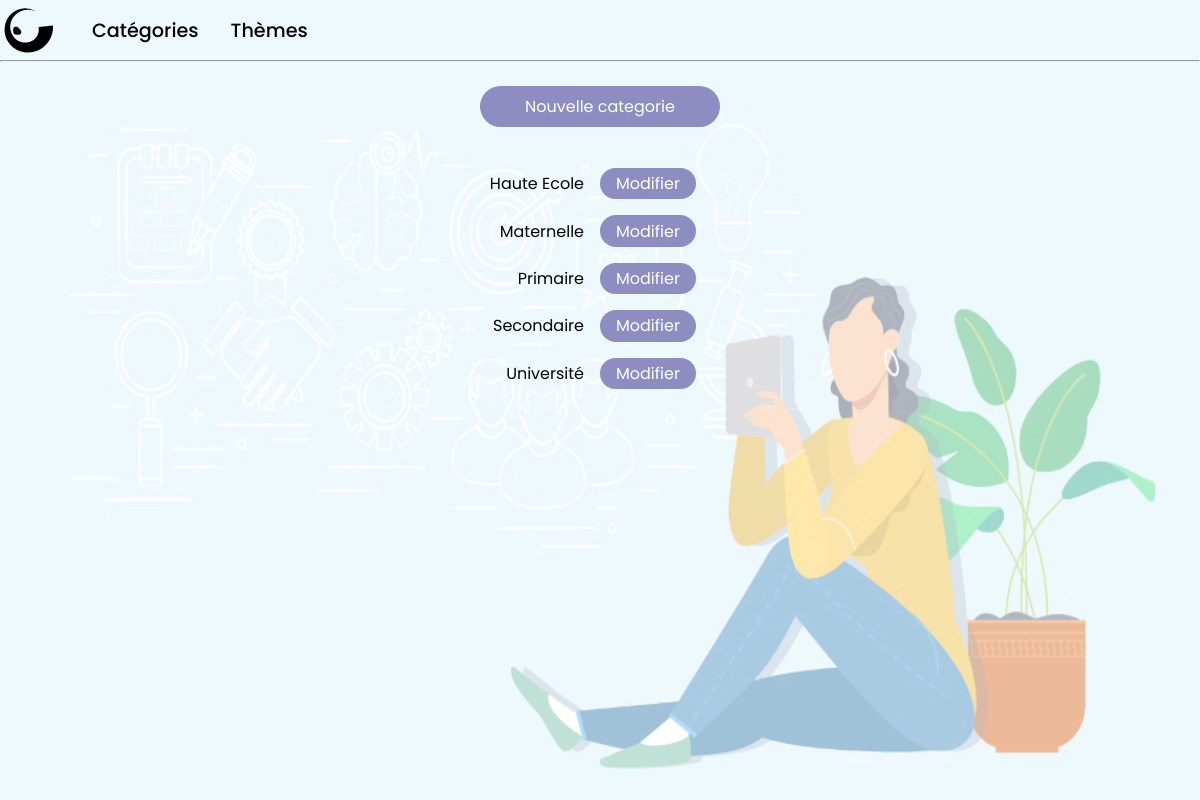
Screenshot of /backoffice/index.php with the database file from the repository.
### tables this page shows
CREATE TABLE `categorie` (
  `id` int(11) NOT NULL,
  `label` varchar(50) NOT NULL
);

### backoffice/categorie/liste.php (the view)
<a class="item_btn item_list_nouvelle_cat" href="index.php?page=nouveau">Nouvelle categorie</a>
<br/>
<?php
$sql = "SELECT * FROM categorie";
$res = $pdo->query($sql);
$categories = $res->fetchAll();
foreach ($categories as $categorie) {
    echo '<div class="item_container">';
    echo '<p class="item_label">'. $categorie['label'] . '</p>';
    echo '<a class="item_btn item_list_nav" href="index.php?page=editer&id='. $categorie['id'].'">Modifier</a>';
    echo '</div>';
}
?>

### backoffice/css/style.css (style rules this page uses)
*, *:after, *::before { box-sizing: border-box; }
* { margin: 0; padding: 0; font-family:'Poppins'; }
:root { --couleur_secondaire:#8E8DC1; }
a { text-decoration: none; }
.item_container { display: flex; width: 100%; margin-top: 1rem; align-items: center; }
.item_label { width: 50%; text-align: right; padding-right: 1rem; }
.item_btn { background-color: var(--couleur_secondaire); border-radius: 40px; color: white; border: none; padding: 0.2rem 1rem; }
.item_list_nav { width: auto; }
.item_list_nouvelle_cat { display: block; margin: 0 auto; width: 15rem; text-align: center; padding: 0.5rem 1rem; }

### rows the page displays
categorie: label "Haute Ecole"
categorie: label "Maternelle"
categorie: label "Primaire"
categorie: label "Secondaire"
categorie: label "Université"
